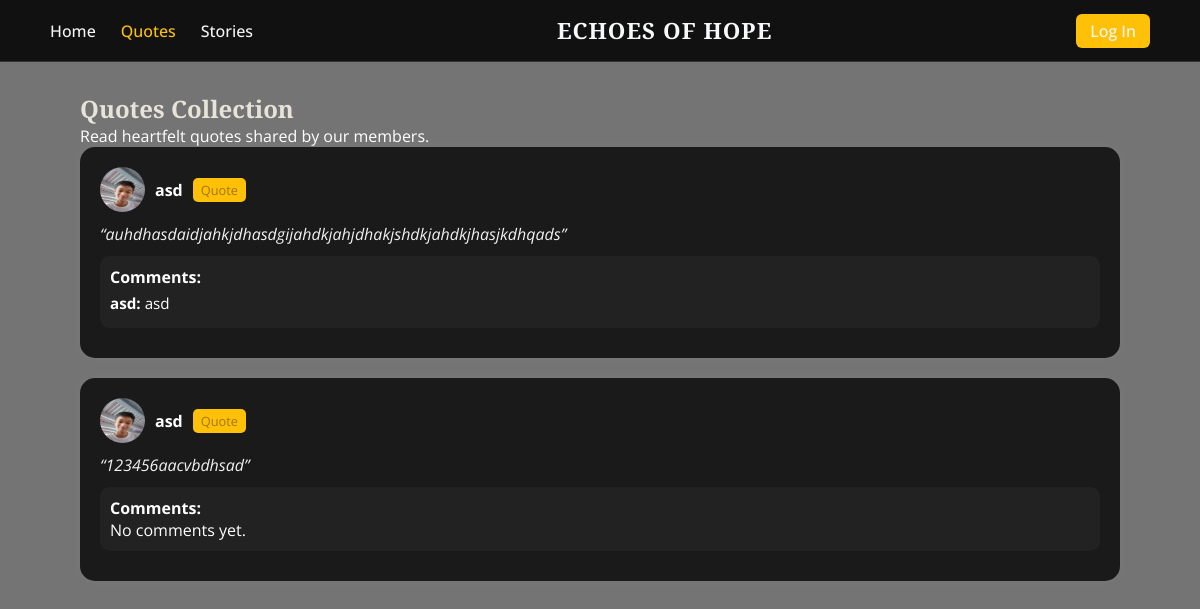
/quotes, run on an earlier commit of the app's database.
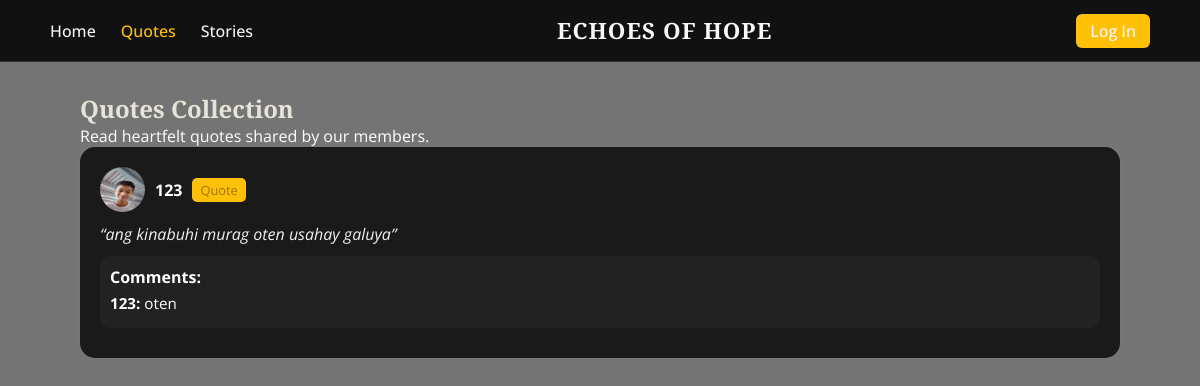
And on a later commit of the database.
### tables this page shows
CREATE TABLE posts (
                    id INTEGER PRIMARY KEY AUTOINCREMENT,
                    username TEXT NOT NULL,
                    content TEXT NOT NULL,
                    type TEXT NOT NULL CHECK (type IN ('story', 'quote')),
                    created_at TIMESTAMP DEFAULT CURRENT_TIMESTAMP
                );

CREATE TABLE comments (
                    id INTEGER PRIMARY KEY AUTOINCREMENT,
                    post_id INTEGER,
                    username TEXT,
                    text TEXT,
                    created_at TIMESTAMP DEFAULT CURRENT_TIMESTAMP,
                    FOREIGN KEY (post_id) REFERENCES posts(id)
                );

### app.py (the view)
@app.route('/quotes')
def quotes():
    posts = get_posts("quote")
    return render_template('quotes.html', posts=posts)

### app.py (called while the page is built)
def get_db():
    if "db" not in g:
        g.db = sqlite3.connect(DATABASE)
        g.db.row_factory = sqlite3.Row
    return g.db

def get_posts(post_type=None, username=None):
    conn = get_db()
    query = "SELECT * FROM posts"
    params = []
    if post_type:
        query += " WHERE type=?"
        params.append(post_type)
    if username:
        query += " AND username=?" if post_type else " WHERE username=?"
        params.append(username)
    query += " ORDER BY created_at DESC"
    posts_data = conn.execute(query, params).fetchall()
    posts = []
    for p in posts_data:
        comments = conn.execute(
            "SELECT username, text FROM comments WHERE post_id=? ORDER BY created_at", (p["id"],)
        ).fetchall()
        posts.append({
            "id": p["id"],
            "username": p["username"],
            "type": p["type"],
            "text": p["content"],
            "comments": comments
        })
    return posts

### templates/quotes.html (shortened to what this page needs)
<!DOCTYPE html>
<html lang="en">
<head>
  <link rel="stylesheet" href="{{ url_for('static', filename='style-home.css') }}">
</head>
<body>
  <nav class="navbar">
    <ul class="nav-left">
      <li><a href="{{ url_for('home') }}">Home</a></li>
      <li><a class="active" href="{{ url_for('quotes') }}">Quotes</a></li>
      <li><a href="{{ url_for('stories') }}">Stories</a></li>
    </ul>
    <div class="nav-center">ECHOES OF HOPE</div>
    <ul class="nav-right">
      {% if 'username' in session %}
        <li><a class="btn" href="{{ url_for('logout') }}">Log Out</a></li>
      {% else %}
        <li><a class="btn" href="{{ url_for('login') }}">Log In</a></li>
      {% endif %}
    </ul>
  </nav>
  <div class="container">
    <h2 style="font-family:'Playfair Display',serif; color:#e6e4d9;">Quotes Collection</h2>
    <p>Read heartfelt quotes shared by our members.</p>
    {% for post in posts %}
    <div class="post">
      <div class="post-header">
        <img src="{{ url_for('static', filename='user1.jpg') }}" alt="User">
        <span><strong>{{ post['username'] }}</strong></span>
        <span class="post-type-label">{{ post['type'] | capitalize }}</span>
      </div>
      <div class="post-body">“{{ post['text'] }}”</div>
      <div class="comments">
        <h4>Comments:</h4>
        {% for c in post.comments %}
          <div class="comment"><strong>{{ c['username'] }}:</strong> {{ c['text'] }}</div>
        {% else %}
          <p>No comments yet.</p>
        {% endfor %}
      </div>
    </div>
    {% else %}
      <p>No quotes posted yet.</p>
    {% endfor %}
  </div>
</body>
</html>

### static/style-home.css (style rules this page uses)
* { margin: 0; padding: 0; box-sizing: border-box; }
body { background-color: #0d0d0d; color: #fff; font-family: 'Open Sans', sans-serif; min-height: 100vh; }
.navbar { display: flex; justify-content: space-between; align-items: center; background-color: #111; padding: 15px 60px; border-bottom: 1px solid #333; position: sticky; top: 0; z-index: 1000; }
.navbar ul { list-style: none; display: flex; gap: 25px; }
.navbar a { text-decoration: none; color: #f5f5f5; font-weight: 500; transition: color 0.3s; }
.navbar a:hover, .navbar a.active { color: #ffc107; }
.nav-center { font-family: 'Playfair Display', serif; font-size: 1.4rem; font-weight: 700; letter-spacing: 1px; color: #f8f9fa; }
.btn { background-color: #ffc107; color: #000; padding: 6px 14px; border-radius: 6px; transition: background 0.3s; }
.post { background: #1a1a1a; padding: 20px; border-radius: 15px; box-shadow: 0 0 10px rgba(255,255,255,0.05); animation: fadeIn 0.3s ease-in-out; }
.post-header { display: flex; align-items: center; gap: 10px; margin-bottom: 10px; }
.post-header img { width: 45px; height: 45px; border-radius: 50%; }
.post-type-label { background: #ffc107; color: #000; font-size: 0.8rem; padding: 3px 8px; border-radius: 5px; }
.post-body { margin: 10px 0; font-size: 1rem; line-height: 1.5; }
.comments { background: #222; padding: 12px; border-radius: 10px; margin-bottom: 10px; }
.comment { padding: 6px 0; border-bottom: 1px solid #333; font-size: 0.95rem; }
.comment:last-child { border-bottom: none; }

### templates/quotes.html (style rules this page uses)
body { background-color: #757474; color: #fff; font-family: 'Open Sans', sans-serif; margin: 0; padding: 0; }
.navbar { display: flex; justify-content: space-between; align-items: center; background-color: #111; padding: 15px 50px; border-bottom: 1px solid #333; }
.navbar ul { list-style: none; display: flex; gap: 25px; margin: 0; padding: 0; }
.navbar a { text-decoration: none; color: #f5f5f5; font-weight: 500; transition: color 0.3s; }
.navbar a:hover, .navbar a.active { color: #ffc107; }
.nav-center { font-family: 'Playfair Display', serif; font-size: 1.4rem; font-weight: 700; letter-spacing: 1px; color: #f8f9fa; }
.container { padding: 30px 80px; }
.post { background: #1a1a1a; padding: 20px; border-radius: 15px; box-shadow: 0 0 10px rgba(255,255,255,0.05); margin-bottom: 20px; }
.post-header { display: flex; align-items: center; gap: 10px; margin-bottom: 10px; }
.post-header img { width: 45px; height: 45px; border-radius: 50%; }
.post-type-label { background: #ffc107; color: rgba(19, 5, 5, 0.4); font-size: 0.8rem; padding: 3px 8px; border-radius: 5px; }
.post-body { margin: 10px 0; font-size: 1rem; line-height: 1.5; font-style: italic; color: #f1f1f1; }
.comments { background: #222; padding: 10px; border-radius: 10px; margin-top: 10px; }
.comment { padding: 5px 0; border-bottom: 1px solid #333; }

What changed in the data, as far as the page shows it:
removed posts: username "asd", type "Quote", text "auhdhasdaidjahkjdhasdgijahdkjahjdhakjshdkjahdkjhasjkdhqads"
removed comments: username "asd", text "asd"
removed posts: username "asd", type "Quote", text "123456aacvbdhsad"
added posts: username "123", type "Quote", text "ang kinabuhi murag oten usahay galuya"
added comments: username "123", text "oten"
